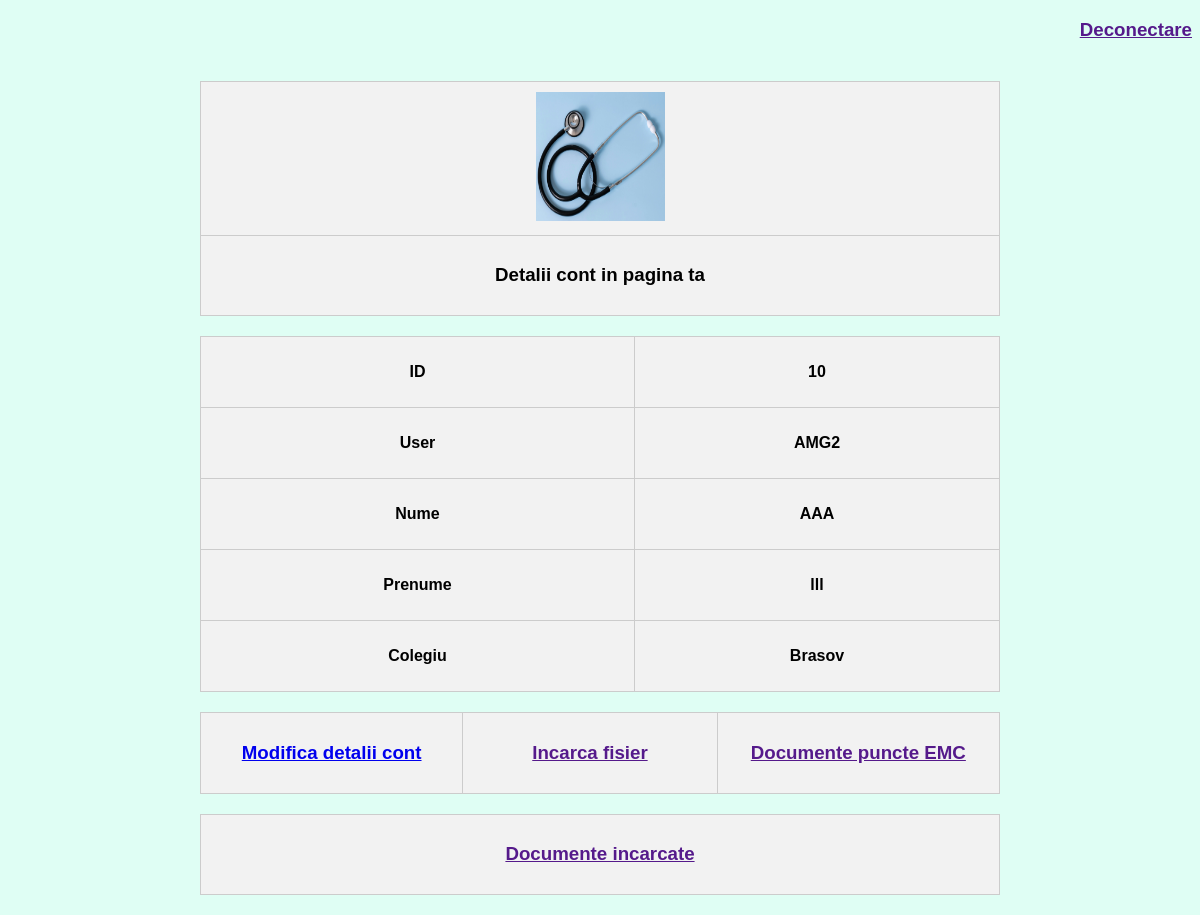
/user/10, run on the app's committed database.
### tables this page shows
CREATE TABLE medici (
id INTEGER PRIMARY KEY AUTOINCREMENT,
user VARCHAR(127) NOT NULL,
parola VARCHAR(10) NOT NULL,
nume VARCHAR(127) NOT NULL,
prenume VARCHAR(127) NOT NULL,
colegiu VARCHAR(127) NOT NULL);

### vechi/mediciNEFOLOSIT.py (the view)
@app.route('/user/<int:id>')
def profile(id):
    connection = sqlite3.connect('BD/medici.db')
    cursor = connection.cursor()
    cursor.execute(f"SELECT * FROM medici where id = '{id}'")
    rows = cursor.fetchall()
    out = 0
    for row in rows:
        print(row)
        out = row
        id, user, parola, nume, prenume, colegiu = row
    edit = url_for("edit_user", id=id)
    return render_template('user/show.html', id=id, user=user, nume=nume, prenume=prenume, colegiu=colegiu, edit=edit )

### templates/user/show.html (shortened to what this page needs)
<!doctype html>
<head>
</head>
<body bgcolor="dffef4">
<th width="800" ><h3 color="c2c2c2" align="right"><a href="{{logout}}">Deconectare</a></h3></th>
<table align="center" width="800" bgcolor="ffffff">
    <table align="center" width="800">
    <tr>
        <th><img src="/static/m-stet.jpg" width="129" height="129" alt="poza_med" /></th>
    </tr>
    <tr>
        <th align="center"><h3 color="c2c2c2">Detalii cont in pagina ta</h3></th>
    </tr>
    </table>
    <table align="center" width="300" bgcolor="ffffff" border="-1">
    <tr>
        <th><p>ID</p></th><th><p>{{id}}</p></th>
    </tr>
    <tr>
        <th><p>User</p></th><th><p>{{user}}</p></th>
    </tr>
    <tr>
        <th><p>Nume</p></th><th><p>{{nume}}</p></th>
    </tr>
    <tr>
        <th><p>Prenume</p></th><th><p>{{prenume}}</p></th>
    </tr>
    <tr>
        <th><p>Colegiu</p></th><th><p>{{colegiu}}</p></th>
    </tr>
    </table>
    <table align="center" width="600" bgcolor="ffffff">
         <tr>
        <th width="800" ><h3 color="c2c2c2"><a href="{{edit}}">Modifica detalii cont</a></h3></th>
        <th width="800" ><h3 color="c2c2c2"><a href="{{incarca}}">Incarca fisier</a></h3></th>
             <th width="800" ><h3 color="c2c2c2"><a href="{{viza}}">Documente puncte EMC</a></h3></th>
    </tr>
    </table>
        <table align="center" width="800" bgcolor="ffffff">
    <tr>
        <th align="center"><h3 color="c2c2c2"><a href="{{fisiere_medic}}">Documente incarcate</a></h3></th>
    </tr>
    </table>
</table>
</body>
</html>

### templates/user/show.html (style rules this page uses)
body { font-family: Arial, sans-serif; background-color: #dffef4; }
table { width: 800px; margin: 20px auto; border-collapse: collapse; background-color: #ffffff; }
th, td { border: 1px solid #ccc; padding: 10px; text-align: center; }
th { background-color: #f2f2f2; }
h3 { color: #000000; }

### data on the page
medici: user "AMG2", nume "AAA", prenume "lll", colegiu "Brasov"

### other printed values
{{ id }} "10"
